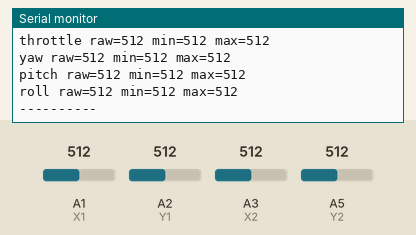
Bench run of a sketch on a simulated Arduino Uno, built with avr-gcc and run on an emulated ATmega328P. Parts: the last lines printed to the serial monitor. The test bench sets the inputs (shaded band); at power-on: A1 (X1) = 512, A2 (Y1) = 512, A3 (X2) = 512, A5 (Y2) = 512.

Above: at 1.3 s.
1.4 s: A1 (X1) set to 716
At 1.71 s:
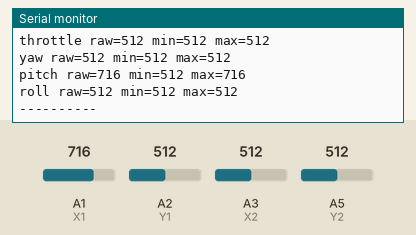
2.9 s: A2 (Y1) set to 716
At 3.15 s:
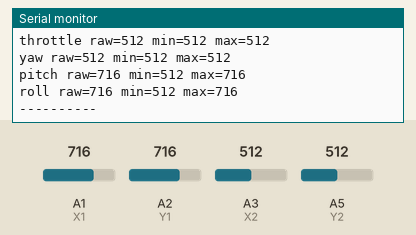
4.4 s: A3 (X2) set to 716
5.9 s: A5 (Y2) set to 716
7.4 s: A1 (X1) set to 992
At 7.69 s:
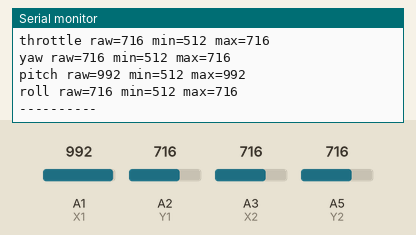
8.9 s: A2 (Y1) set to 992
At 9.13 s:
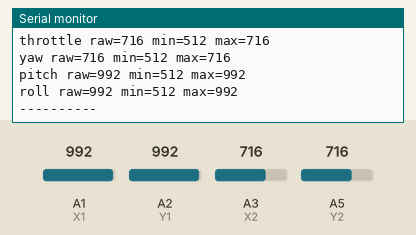
Timing chart, 0 to 11.4 s (numbered marks = the images above; inputs shaded):
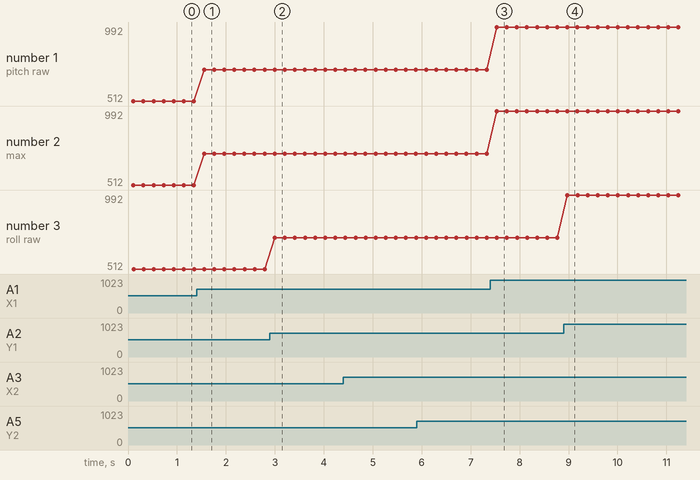

Measured:
- after the input at 1.4 s, the serial monitor: prints a new line after 0.15 s (image 1)
- after the input at 2.9 s, the serial monitor: prints a new line after 0.10 s (image 2)
- after the input at 7.4 s, the serial monitor: prints a new line after 0.13 s (image 3)
- after the input at 8.9 s, the serial monitor: prints a new line after 0.08 s (image 4)
- plotted number 1: 512 → 716 after the input at 1.4 s, 716 → 992 after the input at 7.4 s
- plotted number 2: 512 → 716 after the input at 1.4 s, 716 → 992 after the input at 7.4 s

The sketch:

ArduinoRawControllerValueChecker.ino
```cpp
#include <SPI.h>

// Pin analog pada joystick
// From right to left joystick.
const byte X1 = A1;
const byte Y1 = A2;
const byte X2 = A3;
const byte Y2 = A5;

struct Value
{
  int min = 1024;
  int max = 0;
  int raw = 0;
};

Value valX1, valY1, valX2, valY2;

void setup() {
  Serial.begin(115200);


  for (int i = 0; i < 10; i++) {
    analogRead(X1); analogRead(X2);
    analogRead(Y1); analogRead(Y2);
    delay(10);
  }
}

void minMaxRawChecker(const char* label, Value& val, int pin)
{
  val.raw = analogRead(pin);

  if (val.raw < val.min)
  {
    val.min = val.raw;
  }

  if (val.raw > val.max)
  {
    val.max = val.raw;
  }

  Serial.print(label);
  Serial.print(" raw="); Serial.print(val.raw);
  Serial.print(" min="); Serial.print(val.min);
  Serial.print(" max="); Serial.print(val.max);
  Serial.println();
}

void loop() {
  minMaxRawChecker("throttle", valX2, X2);  //  Mid: 394  Min: 0  Max: 1014
  minMaxRawChecker("yaw", valY2, Y2);       //  Mid: 408  Min: 0  Max: 1007
  minMaxRawChecker("pitch", valX1, X1);     //  Mid: 386  Min: 0  Max: 911
  minMaxRawChecker("roll", valY1, Y1);      //  Mid: 413  Min: 0  Max: 991

  Serial.println("----------");
  delay(200);
}
```
